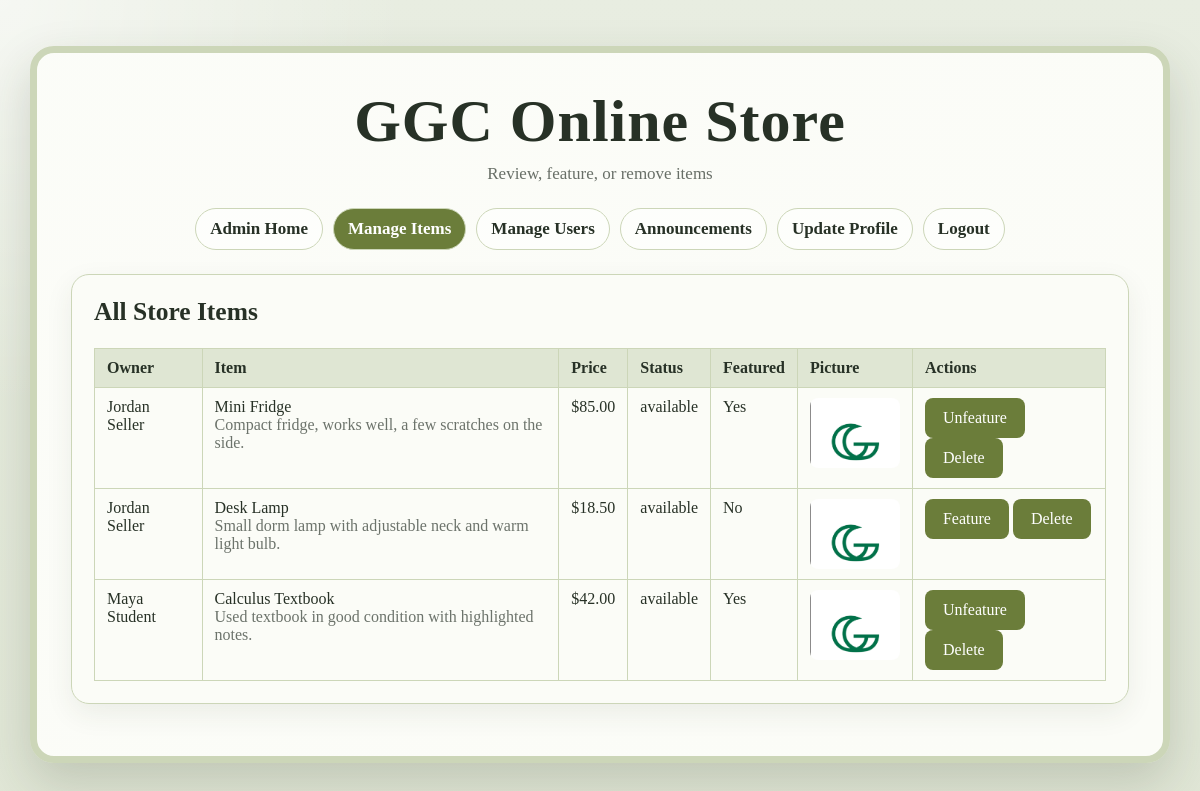
The page /admin_items.php (signed in) on the database its author committed.
### tables this page shows
CREATE TABLE items (
    item_id INT AUTO_INCREMENT PRIMARY KEY,
    item_name VARCHAR(120) NOT NULL,
    description TEXT NOT NULL,
    price DECIMAL(10,2) NOT NULL,
    image_name VARCHAR(255) NOT NULL,
    upload_date DATE NOT NULL,
    sold_date DATE DEFAULT NULL,
    seller_id INT NOT NULL,
    buyer_id INT DEFAULT NULL,
    status ENUM('available', 'sold') NOT NULL DEFAULT 'available',
    is_featured TINYINT(1) NOT NULL DEFAULT 0,
    CONSTRAINT fk_items_seller FOREIGN KEY (seller_id) REFERENCES users(id) ON DELETE CASCADE,
    CONSTRAINT fk_items_buyer FOREIGN KEY (buyer_id) REFERENCES users(id) ON DELETE SET NULL
);

CREATE TABLE users (
    id INT AUTO_INCREMENT PRIMARY KEY,
    registration_date DATE NOT NULL,
    first_name VARCHAR(60) NOT NULL,
    last_name VARCHAR(60) NOT NULL,
    email VARCHAR(120) NOT NULL UNIQUE,
    phone VARCHAR(30) NOT NULL,
    pw VARCHAR(120) NOT NULL,
    role ENUM('student', 'admin') NOT NULL DEFAULT 'student',
    profile_image VARCHAR(255) DEFAULT '',
    security_question_1 VARCHAR(255) NOT NULL,
    security_answer_1 VARCHAR(255) NOT NULL,
    security_question_2 VARCHAR(255) NOT NULL,
    security_answer_2 VARCHAR(255) NOT NULL
);

### includes/utilities.php (called while the page is built, shortened)
<?php
function h($value)
{
    return htmlspecialchars((string) $value, ENT_QUOTES);
}
function fetch_all($dbc, $sql)
{
    $rows = array();
    $result = mysqli_query($dbc, $sql);
    if ($result) {
        while ($row = mysqli_fetch_assoc($result)) {
            $rows[] = $row;
        }
    }
    return $rows;
}
function item_image_path($filename)
{
    return "assets/ggc-placeholder.png";
}
?>

### admin_items.php (the view, shortened to what this page needs)
<?php
include "connection.php";
$items = fetch_all($dbc, "SELECT i.*, u.first_name, u.last_name
    FROM items i
    JOIN users u ON u.id = i.seller_id
    ORDER BY FIELD(i.status, 'available', 'sold'), i.upload_date DESC, i.item_id DESC");
?>
<section class="panel">
    <h2>All Store Items</h2>
    <div class="table-wrap">
        <table>
            <tr>
                <th>Owner</th>
                <th>Item</th>
                <th>Price</th>
                <th>Status</th>
                <th>Featured</th>
                <th>Picture</th>
                <th>Actions</th>
            </tr>
            <?php foreach ($items as $item) { ?>
                <tr>
                    <td><?php echo h($item["first_name"] . " " . $item["last_name"]); ?></td>
                    <td><?php echo h($item["item_name"]); ?><br><span class="muted"><?php echo h($item["description"]); ?></span></td>
                    <td>$<?php echo number_format((float) $item["price"], 2); ?></td>
                    <td><?php echo h($item["status"]); ?></td>
                    <td><?php echo (int) $item["is_featured"] === 1 ? "Yes" : "No"; ?></td>
                    <td><img src="<?php echo h(item_image_path($item["image_name"])); ?>" alt="Item photo" style="width:90px;height:70px;object-fit:cover;border-radius:8px;"></td>
                    <td>
                        <form method="post" class="inline-form" action="<?php echo h($_SERVER["PHP_SELF"]); ?>">
                            <input type="submit" name="toggle_feature" value="<?php echo (int) $item["is_featured"] === 1 ? "Unfeature" : "Feature"; ?>">
                        </form>
                        <form method="post" class="inline-form" action="<?php echo h($_SERVER["PHP_SELF"]); ?>">
                            <input type="submit" name="delete_item" value="Delete">
                        </form>
                    </td>
                </tr>
            <?php } ?>
        </table>
    </div>
</section>

### style.css (style rules this page uses)
* { box-sizing: border-box; }
body { margin: 0; font-family: Georgia, "Times New Roman", serif; font-size: var(--font-size); background: radial-gradient(circle at top left, rgba(255, 255, 255, 0.6), transparent 28%), linear-gradient(180deg, var(--bg), color-mix(in srgb, var(--bg) 76%, #c8d1b3)); color: var(--text); }
.panel { background: var(--panel); border: 1px solid var(--soft); border-radius: 18px; padding: 22px; box-shadow: 0 10px 28px rgba(46, 58, 35, 0.08); margin-bottom: 18px; }
.panel h2, .panel h3 { margin-top: 0; }
input[type="submit"], button, .button-link { border: none; border-radius: 8px; background: var(--accent); color: #fff; padding: 11px 18px; font: inherit; cursor: pointer; text-decoration: none; display: inline-block; }
.table-wrap { overflow-x: auto; }
table { width: 100%; border-collapse: collapse; background: var(--panel); }
th, td { border: 1px solid var(--soft); padding: 10px 12px; text-align: left; vertical-align: top; }
th { background: color-mix(in srgb, var(--soft) 62%, white); }
.muted { color: color-mix(in srgb, var(--text) 68%, white); }
.inline-form { display: inline; }

### rows shown on the page
items: seller.last_name "Jordan Seller", item_name "Mini Fridge", description "Compact fridge, works well, a few scratches on the side.", price "85.00", status "available", shows "Yes", toggle_feature "Unfeature"
items: seller.last_name "Jordan Seller", item_name "Desk Lamp", description "Small dorm lamp with adjustable neck and warm light bulb.", price "18.50", status "available", shows "No", toggle_feature "Feature"
items: seller.last_name "Maya Student", item_name "Calculus Textbook", description "Used textbook in good condition with highlighted notes.", price "42.00", status "available", shows "Yes", toggle_feature "Unfeature"

### other values the page prints
$title "Review, feature, or remove items"
$label "Admin Home"
$label "Manage Items"
$label "Manage Users"
$label "Announcements"
$label "Update Profile"
$label "Logout"
